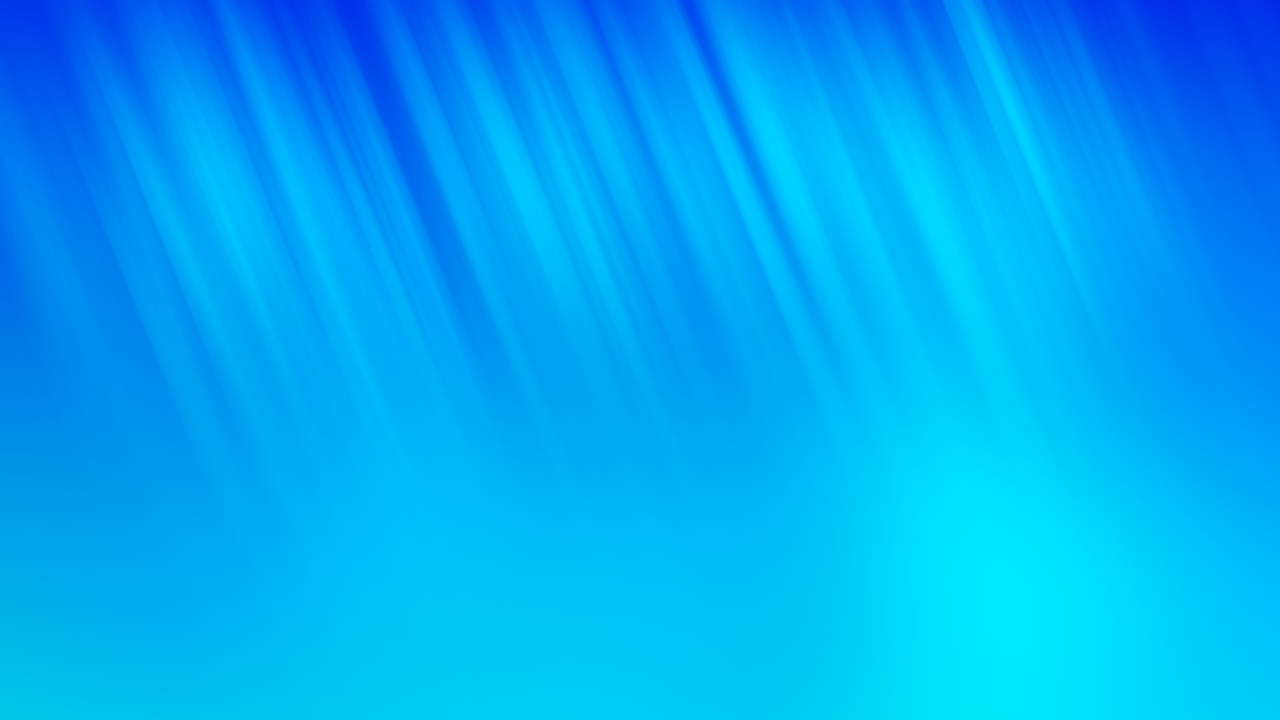
#> input picture picture/blue_background.jpg, 1280 x 720 px, found by its file name
$ python kalmanfilter.py
#> lines starting #> are read from the running program, lines starting #| are printed output that depends on the picture; after the words box and inside, x2 and y2 are one past the last pixel; in counts of white or black regions, pixels touching at a corner belong together
#https://pysource.com/2021/10/29/kalman-filter-predict-the-trajectory-of-an-object/
import cv2
import numpy as np


class KalmanFilter:
    kf = cv2.KalmanFilter(4, 2)
    kf.measurementMatrix = np.array([[1, 0, 0, 0], [0, 1, 0, 0]], np.float32)
    kf.transitionMatrix = np.array([[1, 0, 1, 0], [0, 1, 0, 1], [0, 0, 1, 0], [0, 0, 0, 1]], np.float32)


    def predict(self, coordX, coordY):
        ''' This function estimates the position of the object'''
        measured = np.array([[np.float32(coordX)], [np.float32(coordY)]])
        self.kf.correct(measured)
        predicted = self.kf.predict()
        x, y = int(predicted[0]), int(predicted[1])
        return x, y

if __name__ == '__main__':
    kf = KalmanFilter()
    img = cv2.imread(".\\picture\\blue_background.jpg")
#> img is the input picture: shape (720, 1280, 3); mean B, G, R 245.2, 168.1, 0
    img = cv2.resize(img, (640, 480))
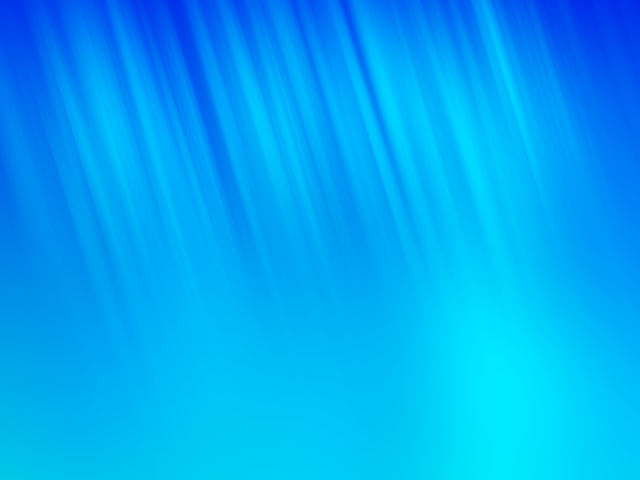
#> img: shape (480, 640, 3); mean B, G, R 245.1, 168, 0

    ball_positions = [(4, 300), (61, 256), (116, 214), (170, 180), (225, 148), (279, 120), (332, 97),
                      (383, 80), (434, 66), (484, 55), (535, 49), (586, 49), (634, 50),
                      (683, 58), (731, 69), (778, 82), (824, 101), (870, 124), (917, 148),
                      (962, 169), (1006, 212), (1051, 249), (1093, 290)]

    for pt in ball_positions:  # 先用之前规定好的点预测出第一个预测点
        cv2.circle(img, pt, 5, (0, 0, 255), -1)

        predicted = kf.predict(pt[0], pt[1])
        #print(predicted)
        cv2.circle(img, predicted, 5, (255, 255, 255), 4)
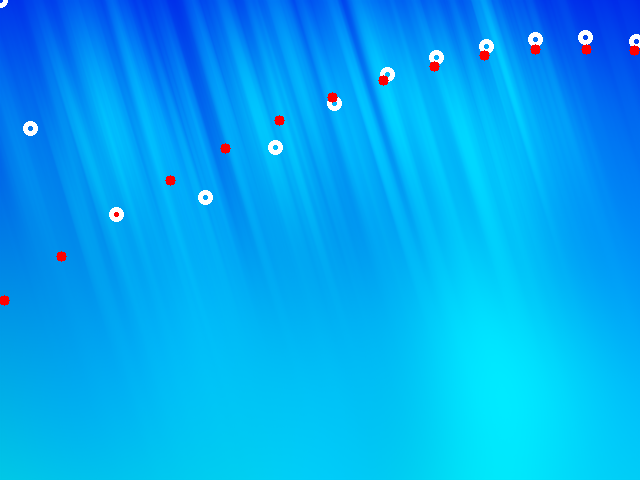
#> img: shape (480, 640, 3); 0.83% of pixels changed, all inside (x1, y1, x2, y2) = (0, 0, 640, 306)

    for i in range(5):  # 用预测出的第一个预测点作为新预测点的评估对象，得出第二个预测点，之后再将第二个预测点作为第三个预测点的评估对象，得到第三个预测点，反反复复得到十个预测点
        predicted = kf.predict(predicted[0], predicted[1])
        print(predicted)
        cv2.circle(img, predicted, 5, (0, 0, 0), 4)

    cv2.imshow("Img", img)
    cv2.waitKey(0)
